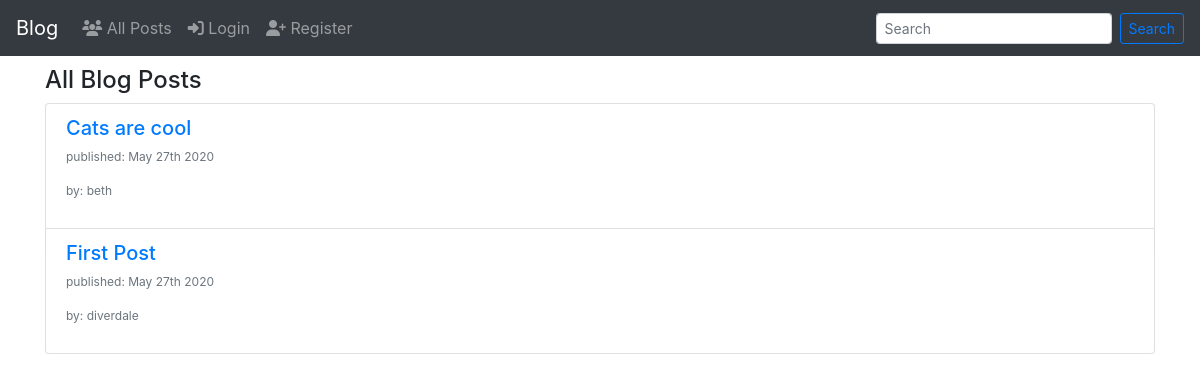
Before: / with the older database file.
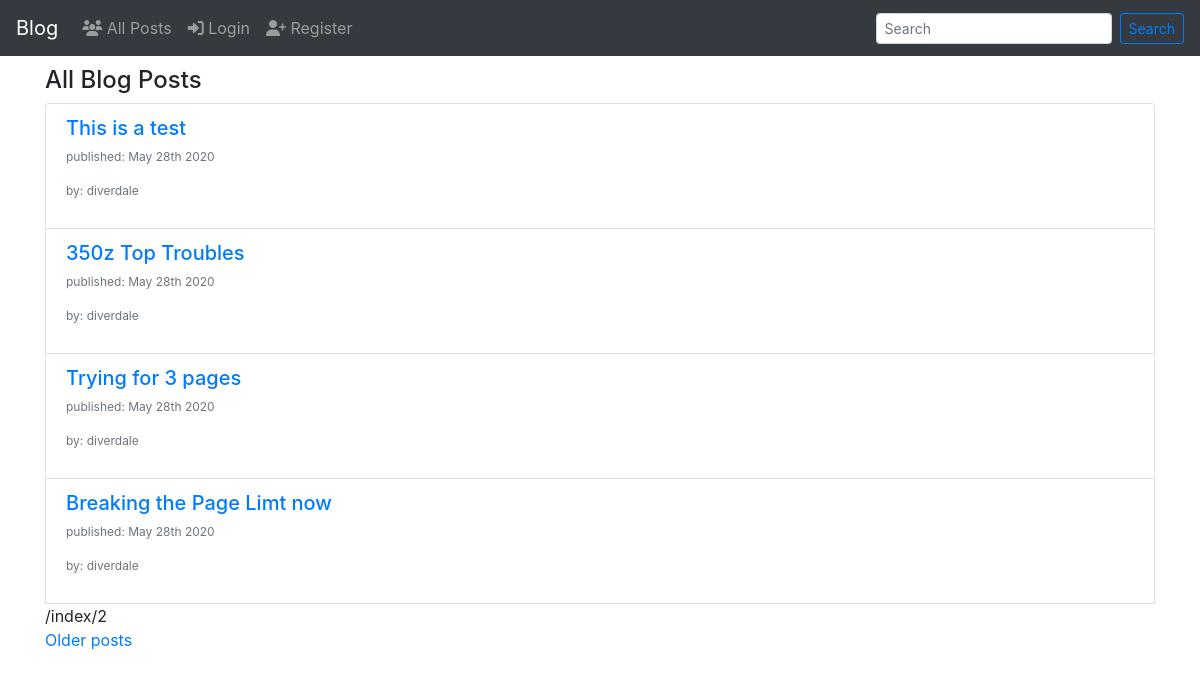
After: the same page with the newer database file.
### src/models.py (models this page shows, shortened)
class Post(db.Model):
    __tablename__ = 'post'
    id = db.Column(db.Integer, primary_key=True)
    post_author = db.Column(db.Integer, db.ForeignKey('users.id'))
    post_title = db.Column(db.String(100))
    post_date = db.Column(db.DateTime)
    post_content = db.Column(db.Text)

class User(db.Model, UserMixin):
    __tablename__ = 'users'
    id = db.Column(db.Integer, primary_key=True)
    user_email = db.Column(db.String(64), unique=True, index=True)
    user_username = db.Column(db.String(64), unique=True, index=True)
    user_posts = db.relationship('Post', cascade="all, delete-orphan", backref='author', lazy='dynamic')
    user_role = db.Column(db.String(10), index=True, default='User')
    password_hash = db.Column(db.String(128))

### app.py (the view)
@app.route('/')
@app.route('/index/<int:page>')
def index(page=1):
    posts = db.session.query(Post, User).outerjoin(Post, User.id == Post.post_author).filter_by()\
        .order_by(Post.post_date.desc()).paginate(page, current_app.config['POSTS_PER_PAGE'])
    next_url = url_for('index', page=posts.next_num) \
        if posts.has_next else None
    prev_url = url_for('index', page=posts.prev_num) \
        if posts.has_prev else None
    return render_template('index.html', posts=posts.items, next_url=next_url, prev_url=prev_url)

### src/templates/index.html (shortened to what this page needs)
{% extends 'base.html' %}
{% block content %}
    <div class="container" style="margin-top: 10px;">
        <h4>All Blog Posts</h4>
        <ul class="list-group m-auto">
            {% for post in posts %}
                <li class="list-group-item list-group-item-action">
                    <a href="{{ url_for('blog.details', post_id=post[0].id) }}" class="stretched-link" style="text-decoration: none">
                        <h5>{{ post[0].post_title }}</h5>
                    </a>
                    <p class="text-muted" style="font-size: 12px;">published: {{ moment(post[0].post_date).format('MMMM Do YYYY') }}</p>
                    <p class="text-muted" style="font-size: 12px;">by: {{ post[1].user_username }}</p>
                </li>
            {% endfor %}
            {% if next_url %}
                {{ next_url }}
                <a href="{{ next_url }}">Older posts</a>
            {% endif %}
        </ul>
    </div>
{% endblock %}

### src/templates/base.html (shortened to what this page needs)
<!DOCTYPE html>
<html lang="en">
<head>
    <link rel="stylesheet" href="https://stackpath.bootstrapcdn.com/bootstrap/4.5.0/css/bootstrap.min.css">
</head>
    <body>
        <nav class="navbar navbar-expand-lg navbar-dark bg-dark">
  <a class="navbar-brand" href="#">Blog</a>
  <div class="collapse navbar-collapse" id="navbarSupportedContent">
    <ul class="navbar-nav mr-auto">
      <li class="nav-item">
        <a class="nav-link" href="{{ url_for('index') }}"><i class="fas fa-users"></i> All Posts <span class="sr-only">(current)</span></a>
      </li>
      {% if current_user.is_authenticated %}
          <li class="nav-item">
            <a class="nav-link" href="{{ url_for('blog.list') }}"><i class="fas fa-user-shield"></i> My Posts</a>
          </li>
          <li class="nav-item">
            <a class="nav-link" href="{{ url_for('blog.add') }}"><i class="far fa-plus-square"></i> New Post</a>
          </li>
          <li class="nav-item">
            <a class="nav-link" href="{{ url_for('users.logout') }}" tabindex="-1" aria-disabled="true"><i class="fas fa-sign-out-alt"></i> Logout</a>
          </li>
      {% else %}
          <li class="nav-item">
            <a class="nav-link" href="{{ url_for('users.login') }}"><i class="fas fa-sign-in-alt"></i> Login</a>
          </li>
          <li class="nav-item">
            <a class="nav-link" href="{{ url_for('users.register') }}" ><i class="fas fa-user-plus"></i> Register</a>
          </li>
      {% endif %}
    </ul>
        <form class="form-inline my-2 my-lg-0">
          <input class="form-control form-control-sm mr-sm-2" type="search" placeholder="Search" aria-label="Search">
          <button class="btn btn-outline-primary btn-sm my2 my-sm-0" type="submit">Search</button>
        </form>
  </div>
</nav>
            {% block content %}
            {% endblock %}
    </body>
</html>

Changed rows visible on the page:
removed Post: post_title "Cats are cool", post_date "May 27th 2020", user_username "beth"
removed Post: post_title "First Post", post_date "May 27th 2020", user_username "diverdale"
added Post: post_title "This is a test", post_date "May 28th 2020", user_username "diverdale"
added Post: post_title "350z Top Troubles", post_date "May 28th 2020", user_username "diverdale"
added Post: post_title "Trying for 3 pages", post_date "May 28th 2020", user_username "diverdale"
added Post: post_title "Breaking the Page Limt now", post_date "May 28th 2020", user_username "diverdale"
Other visible differences:
{{ next_url }}: (not shown) → "/index/2"
text now shown: "Older posts"
